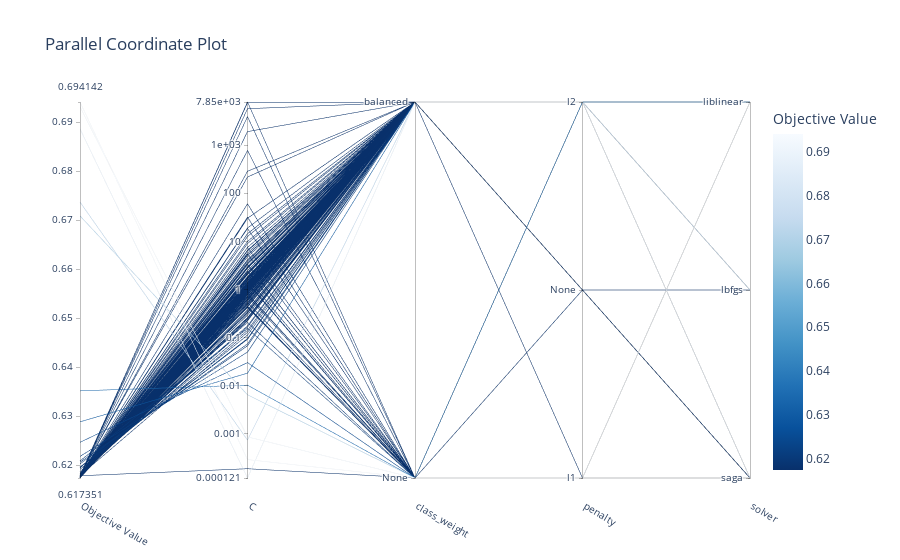

Source (notebook cell):
### Code cell
optuna.visualization.plot_parallel_coordinate(study_best_features)

### Figure 1 — Plotly figure (JSON) as saved in the notebook; plotly's stock layout.template omitted (floating-point values rounded to 4 significant figures; data arrays with more than 128 entries replaced by an {"elided": "..."} marker saying what was removed)
{"data": [{"dimensions": [{"label": "Objective Value", "range": [0.6174, 0.6941], "values": {"elided": "194 float values"}}, {"label": "C", "range": [-3.918, 3.895], "ticktext": ["0.000121", "0.001", "0.01", "0.1", "1", "10", "100", "1e+03", "7.85e+03"], "tickvals": [-3.918, -3, -2, -1, 0, 1, 2, 3, 3.895], "values": {"elided": "194 float values"}}, {"label": "class_weight", "range": [0, 1], "ticktext": ["None", "balanced"], "tickvals": [0, 1], "values": {"elided": "194 int values"}}, {"label": "penalty", "range": [0, 2], "ticktext": ["l1", "None", "l2"], "tickvals": [0, 1, 2], "values": {"elided": "194 int values"}}, {"label": "solver", "range": [0, 2], "ticktext": ["saga", "lbfgs", "liblinear"], "tickvals": [0, 1, 2], "values": {"elided": "194 int values"}}], "labelangle": 30, "labelside": "bottom", "line": {"color": {"elided": "194 float values"}, "colorbar": {"title": {"text": "Objective Value"}}, "colorscale": [[0, "rgb(247,251,255)"], [0.125, "rgb(222,235,247)"], [0.25, "rgb(198,219,239)"], [0.375, "rgb(158,202,225)"], [0.5, "rgb(107,174,214)"], [0.625, "rgb(66,146,198)"], [0.75, "rgb(33,113,181)"], [0.875, "rgb(8,81,156)"], [1, "rgb(8,48,107)"]], "reversescale": true, "showscale": true}, "type": "parcoords"}], "layout": {"title": {"text": "Parallel Coordinate Plot"}}}
